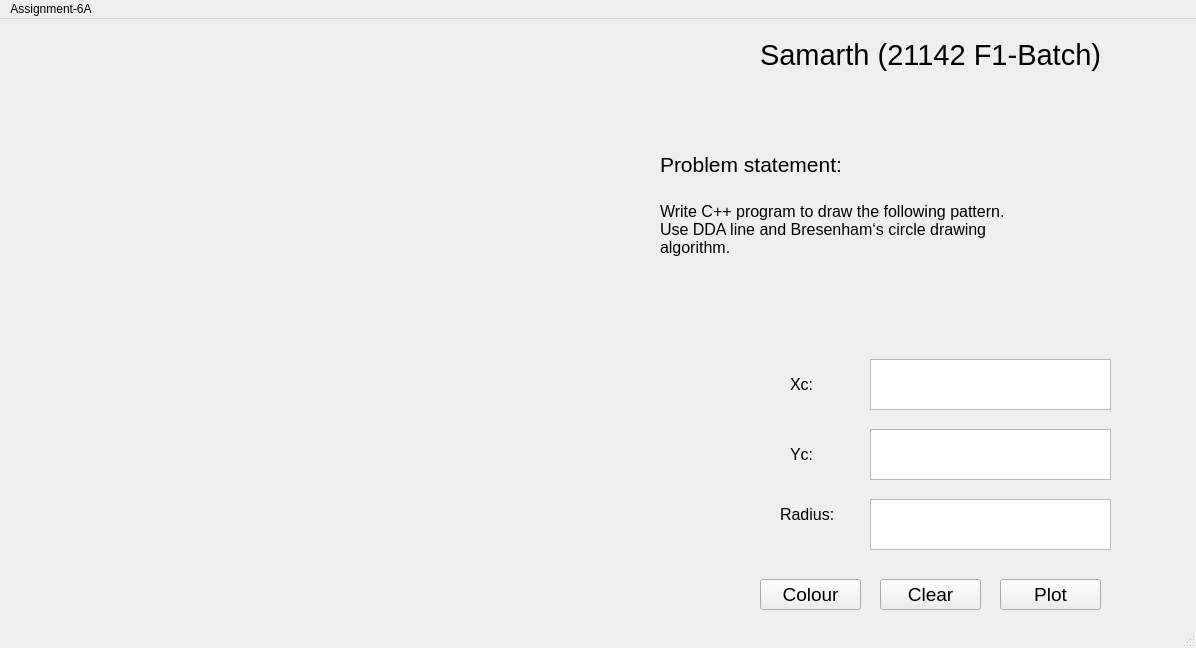
<?xml version="1.0" encoding="UTF-8"?>
<ui version="4.0">
 <class>MainWindow</class>
 <widget class="QMainWindow" name="MainWindow">
  <property name="geometry">
   <rect>
    <x>0</x>
    <y>0</y>
    <width>1196</width>
    <height>648</height>
   </rect>
  </property>
  <property name="windowTitle">
   <string>MainWindow</string>
  </property>
  <widget class="QWidget" name="centralwidget">
   <widget class="QLabel" name="label">
    <property name="geometry">
     <rect>
      <x>0</x>
      <y>0</y>
      <width>600</width>
      <height>600</height>
     </rect>
    </property>
    <property name="text">
     <string/>
    </property>
   </widget>
   <widget class="QTextEdit" name="textEdit">
    <property name="geometry">
     <rect>
      <x>870</x>
      <y>340</y>
      <width>241</width>
      <height>51</height>
     </rect>
    </property>
   </widget>
   <widget class="QTextEdit" name="textEdit_2">
    <property name="geometry">
     <rect>
      <x>870</x>
      <y>410</y>
      <width>241</width>
      <height>51</height>
     </rect>
    </property>
   </widget>
   <widget class="QTextEdit" name="textEdit_3">
    <property name="geometry">
     <rect>
      <x>870</x>
      <y>480</y>
      <width>241</width>
      <height>51</height>
     </rect>
    </property>
   </widget>
   <widget class="QLabel" name="label_2">
    <property name="geometry">
     <rect>
      <x>790</x>
      <y>350</y>
      <width>61</width>
      <height>31</height>
     </rect>
    </property>
    <property name="font">
     <font>
      <pointsize>12</pointsize>
     </font>
    </property>
    <property name="text">
     <string>Xc:</string>
    </property>
   </widget>
   <widget class="QLabel" name="label_3">
    <property name="geometry">
     <rect>
      <x>790</x>
      <y>420</y>
      <width>61</width>
      <height>31</height>
     </rect>
    </property>
    <property name="font">
     <font>
      <pointsize>12</pointsize>
     </font>
    </property>
    <property name="text">
     <string>Yc:</string>
    </property>
   </widget>
   <widget class="QLabel" name="label_4">
    <property name="geometry">
     <rect>
      <x>780</x>
      <y>480</y>
      <width>71</width>
      <height>31</height>
     </rect>
    </property>
    <property name="font">
     <font>
      <pointsize>12</pointsize>
     </font>
    </property>
    <property name="text">
     <string>Radius:</string>
    </property>
   </widget>
   <widget class="QPushButton" name="pushButton">
    <property name="geometry">
     <rect>
      <x>760</x>
      <y>560</y>
      <width>101</width>
      <height>31</height>
     </rect>
    </property>
    <property name="font">
     <font>
      <pointsize>14</pointsize>
     </font>
    </property>
    <property name="text">
     <string>Colour</string>
    </property>
   </widget>
   <widget class="QPushButton" name="pushButton_2">
    <property name="geometry">
     <rect>
      <x>880</x>
      <y>560</y>
      <width>101</width>
      <height>31</height>
     </rect>
    </property>
    <property name="font">
     <font>
      <pointsize>14</pointsize>
     </font>
    </property>
    <property name="text">
     <string>Clear</string>
    </property>
   </widget>
   <widget class="QPushButton" name="pushButton_3">
    <property name="geometry">
     <rect>
      <x>1000</x>
      <y>560</y>
      <width>101</width>
      <height>31</height>
     </rect>
    </property>
    <property name="font">
     <font>
      <pointsize>14</pointsize>
     </font>
    </property>
    <property name="text">
     <string>Plot</string>
    </property>
   </widget>
   <widget class="QLabel" name="label_5">
    <property name="geometry">
     <rect>
      <x>760</x>
      <y>10</y>
      <width>451</width>
      <height>51</height>
     </rect>
    </property>
    <property name="font">
     <font>
      <pointsize>22</pointsize>
     </font>
    </property>
    <property name="text">
     <string>Samarth (21142 F1-Batch)</string>
    </property>
   </widget>
   <widget class="QLabel" name="label_7">
    <property name="geometry">
     <rect>
      <x>660</x>
      <y>120</y>
      <width>391</width>
      <height>51</height>
     </rect>
    </property>
    <property name="font">
     <font>
      <pointsize>16</pointsize>
     </font>
    </property>
    <property name="text">
     <string>Problem statement: </string>
    </property>
   </widget>
   <widget class="QLabel" name="label_8">
    <property name="geometry">
     <rect>
      <x>660</x>
      <y>170</y>
      <width>461</width>
      <height>81</height>
     </rect>
    </property>
    <property name="font">
     <font>
      <pointsize>12</pointsize>
     </font>
    </property>
    <property name="text">
     <string>Write C++ program to draw the following pattern.
Use DDA line and Bresenham‘s circle drawing
algorithm.</string>
    </property>
   </widget>
  </widget>
  <widget class="QMenuBar" name="menubar">
   <property name="geometry">
    <rect>
     <x>0</x>
     <y>0</y>
     <width>1196</width>
     <height>25</height>
    </rect>
   </property>
   <widget class="QMenu" name="menuAssignment_6A">
    <property name="title">
     <string>Assignment-6A</string>
    </property>
   </widget>
   <addaction name="menuAssignment_6A"/>
  </widget>
  <widget class="QStatusBar" name="statusbar"/>
 </widget>
 <resources/>
 <connections/>
</ui>
